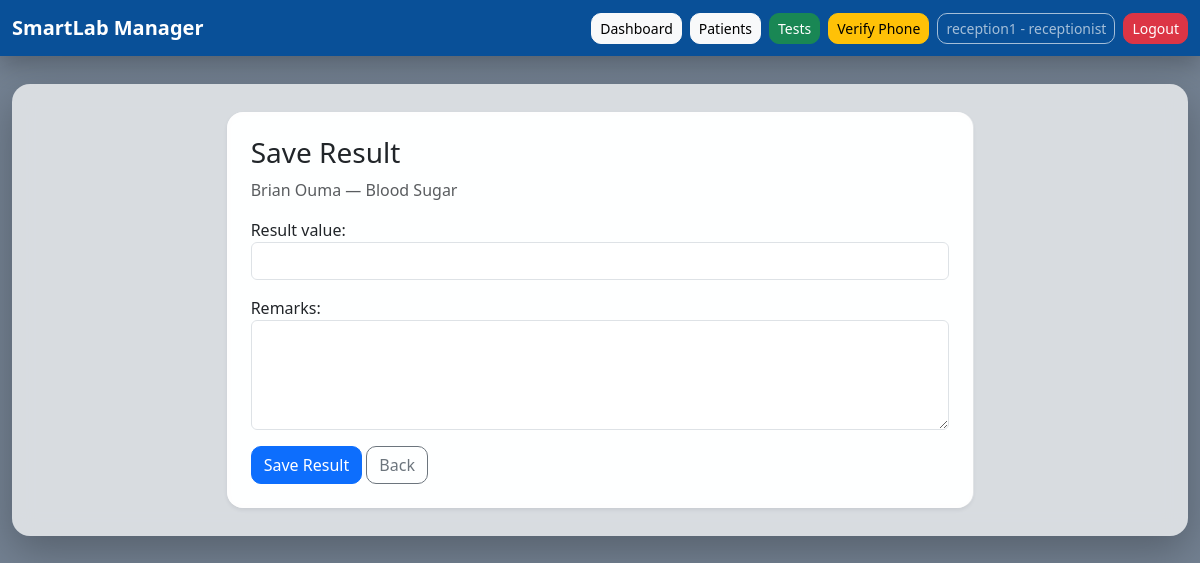
The page /results/test-request/3/save/ (signed in) on the database its author committed.
### apps/accounts/models.py (models this page shows, shortened)
class User(AbstractUser):
    ROLE_CHOICES = (
        ('admin', 'Admin'),
        ('lab_tech', 'Lab Technician'),
        ('receptionist', 'Receptionist'),
    )
    role = models.CharField(max_length=20, choices=ROLE_CHOICES, default='receptionist')
    phone = models.CharField(max_length=20, blank=True, null=True)
    otp_code = models.CharField(max_length=6, blank=True, null=True)
    otp_created_at = models.DateTimeField(blank=True, null=True)
    phone_verified = models.BooleanField(default=False)

### apps/tests/models.py (models this page shows, shortened)
class TestRequest(models.Model):
    STATUS_CHOICES = (
        ('pending', 'Pending'),
        ('in_progress', 'In Progress'),
        ('completed', 'Completed'),
    )
    patient = models.ForeignKey(Patient, on_delete=models.CASCADE, related_name='test_requests')
    test_type = models.ForeignKey(TestType, on_delete=models.CASCADE)
    requested_by = models.ForeignKey(settings.AUTH_USER_MODEL, on_delete=models.SET_NULL, null=True, related_name='requested_tests')
    assigned_to = models.ForeignKey(settings.AUTH_USER_MODEL, on_delete=models.SET_NULL, null=True, blank=True, related_name='assigned_tests')
    status = models.CharField(max_length=20, choices=STATUS_CHOICES, default='pending')
    requested_at = models.DateTimeField(auto_now_add=True)
    completed_at = models.DateTimeField(blank=True, null=True)
    class Meta:
        ordering = ['-requested_at']

class TestType(models.Model):
    name = models.CharField(max_length=100)
    description = models.TextField(blank=True, null=True)
    normal_range = models.CharField(max_length=100, blank=True, null=True)
    price = models.DecimalField(max_digits=10, decimal_places=2, default=0.00)
    class Meta:
        ordering = ['name']

### apps/patients/models.py (models this page shows, shortened)
class Patient(models.Model):
    full_name = models.CharField(max_length=150)
    patient_number = models.CharField(max_length=50, unique=True)
    gender = models.CharField(max_length=10)
    date_of_birth = models.DateField()
    phone = models.CharField(max_length=20, blank=True, null=True)
    address = models.TextField(blank=True, null=True)
    created_at = models.DateTimeField(auto_now_add=True)
    class Meta:
        ordering = ['-created_at']

### apps/results/views.py (the view, shortened to what this page needs)
# urls.py: path('test-request/<int:test_request_id>/save/', views.result_create, name='create'),
@login_required
def result_create(request, test_request_id):
    test_request = get_object_or_404(TestRequest, pk=test_request_id)
    instance = getattr(test_request, 'result', None)
    form = ResultForm(request.POST or None, instance=instance)
    return render(request, 'results/result_form.html', {
        'form': form,
        'test_request': test_request
    })

### apps/results/forms.py
class ResultForm(forms.ModelForm):
    class Meta:
        model = Result
        fields = ['result_value', 'remarks']
        widgets = {
            'result_value': forms.TextInput(attrs={'class': 'form-control'}),
            'remarks': forms.Textarea(attrs={'class': 'form-control', 'rows': 4}),
        }

### templates/results/result_form.html (shortened to what this page needs)
{% extends 'base.html' %}
{% block content %}
<div class="card shadow-sm col-lg-8 mx-auto">
    <div class="card-body p-4">
        <h1 class="h3 mb-2">Save Result</h1>
        <p class="text-muted">{{ test_request.patient.full_name }} — {{ test_request.test_type.name }}</p>
        <form method="post">
            {{ form.as_p }}
            <button class="btn btn-primary">Save Result</button>
            <a class="btn btn-outline-secondary" href="{% url 'tests:list' %}">Back</a>
        </form>
    </div>
</div>
{% endblock %}

### templates/base.html (shortened to what this page needs)
<!DOCTYPE html>
<html lang="en">
<head>
    <link href="https://cdn.jsdelivr.net/npm/bootstrap@5.3.3/dist/css/bootstrap.min.css" rel="stylesheet">
</head>
<body>
<nav class="navbar navbar-expand-lg navbar-dark">
    <div class="container-fluid">
        <a class="navbar-brand fw-bold" href="/dashboard/">SmartLab Manager</a>
        <div class="d-flex gap-2 flex-wrap">
            <a href="/dashboard/" class="btn btn-light btn-sm">Dashboard</a>
            <a href="/patients/" class="btn btn-light btn-sm">Patients</a>
            <a href="/tests/" class="btn btn-success btn-sm">Tests</a>
            <a href="{% url 'accounts:send_otp' %}" class="btn btn-warning btn-sm">
                Verify Phone
            </a>
            {% if request.user.is_authenticated %}
            <span class="btn btn-outline-light btn-sm disabled">
                {{ request.user.username }} - {{ request.user.role }}
            </span>
            {% endif %}
            <a href="{% url 'accounts:logout' %}" class="btn btn-danger btn-sm">Logout</a>
        </div>
    </div>
</nav>
<div class="container">
    <div class="main-wrapper">
        {% block content %}{% endblock %}
    </div>
</div>
</body>
</html>

### templates/base.html (style rules this page uses)
body { min-height: 100vh; background: linear-gradient(rgba(0, 25, 55, 0.55), rgba(0, 25, 55, 0.55)), url("https://images.unsplash.com/photo-1579684385127-1ef15d508118") no-repeat center center fixed; background-size: cover; }
.navbar { background: rgba(0, 76, 153, 0.92) !important; backdrop-filter: blur(10px); box-shadow: 0 8px 24px rgba(0, 0, 0, 0.25); }
.container { max-width: 1200px; }
.main-wrapper { background: rgba(255, 255, 255, 0.72); backdrop-filter: blur(10px); border-radius: 18px; padding: 28px; margin-top: 28px; margin-bottom: 28px; box-shadow: 0 15px 40px rgba(0, 0, 0, 0.25); }
.card { border: none; border-radius: 16px; background: rgba(255, 255, 255, 0.94); backdrop-filter: blur(6px); box-shadow: 0 8px 22px rgba(0, 0, 0, 0.12); }
.btn { border-radius: 10px; }

### rows shown on the page
User: user.username "reception1", user.role "receptionist"
TestRequest: patient.full_name "Brian Ouma", test_type.name "Blood Sugar"
